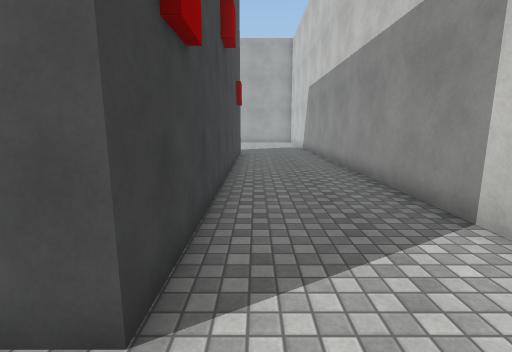
view 1 (above)

24 first-person views from a walk through a scene from a Unity 3-D project. The camera is 1.5 m above the floor, tilts 10° down and sees 85° across. The floor is counted in squares, 1 m on a side. Each view is taken from the middle of a square. On the plan, view 1 faces up. The plan holds only what a view shows up to about 14 squares ahead; the rest is blank. The place goes on beyond the plan. The player is left out. Surface patterns are stand-ins for the level's own textures.

view 2
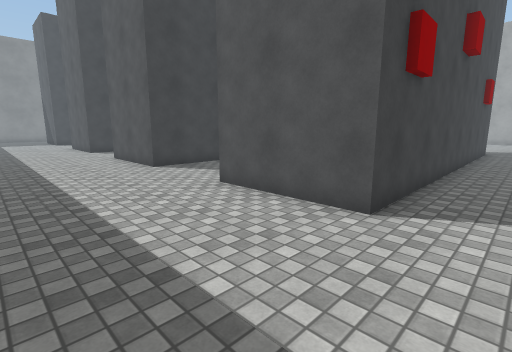

view 3
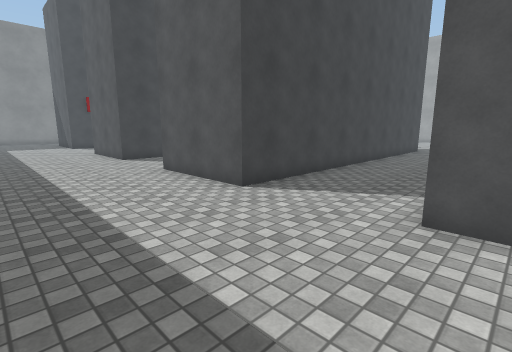

view 4
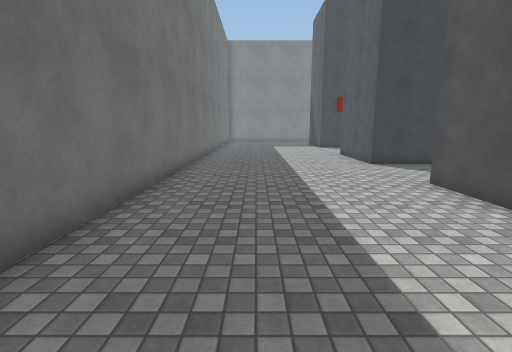

view 5
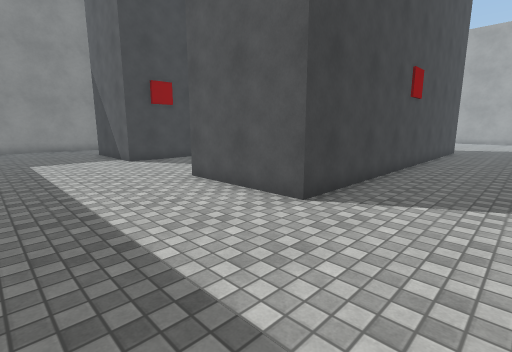

view 6
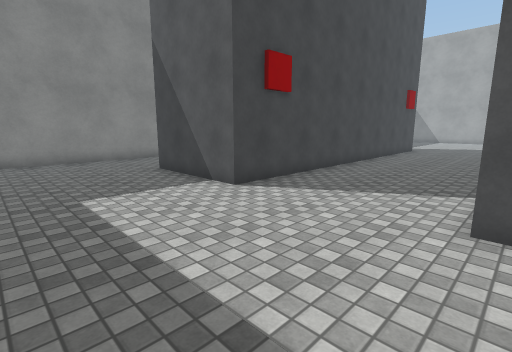

view 7
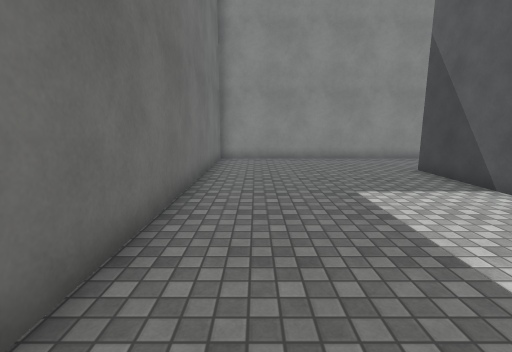

view 8
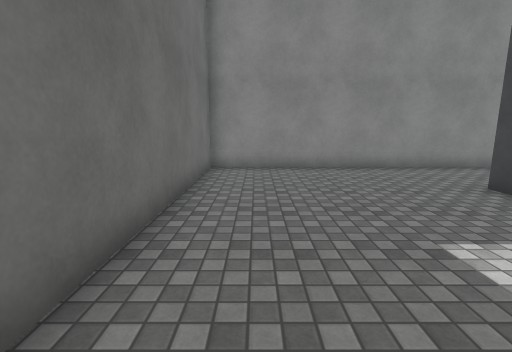

view 9
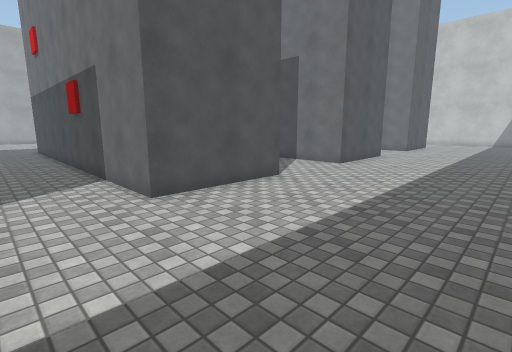

view 10
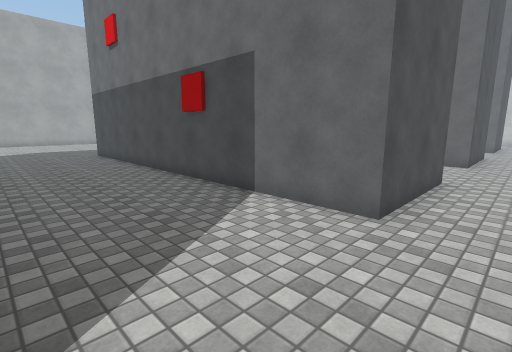

view 11
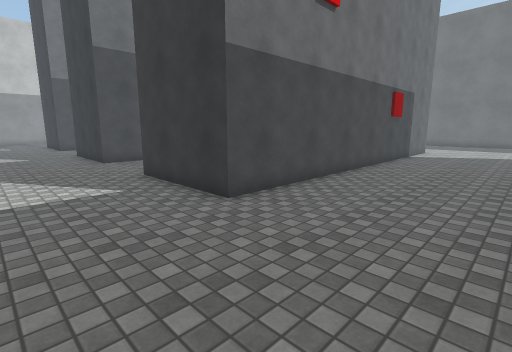

view 12
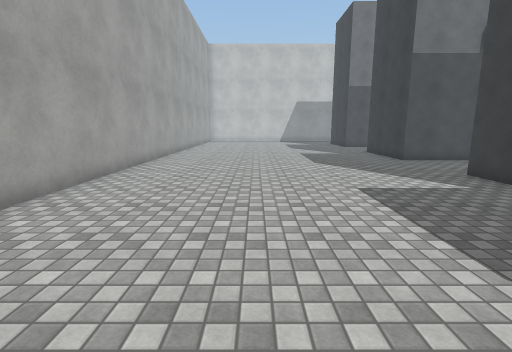

view 13
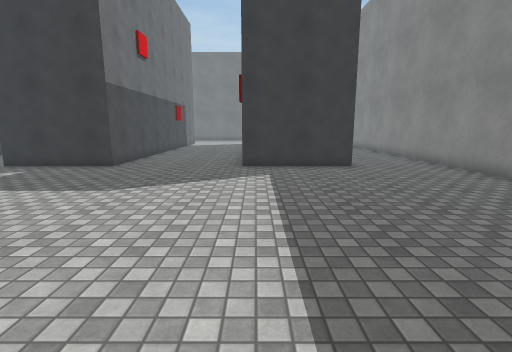

view 14
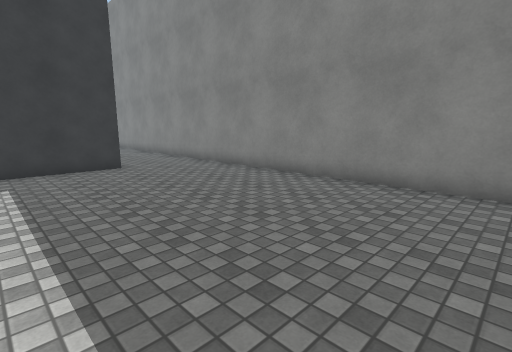

view 15
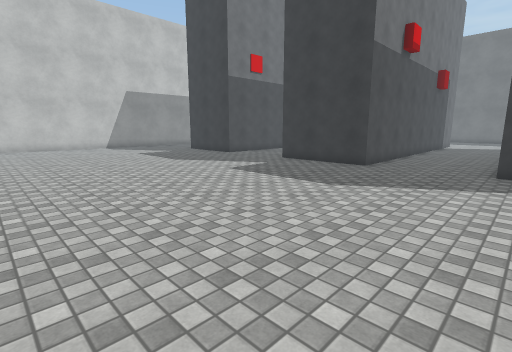

view 16
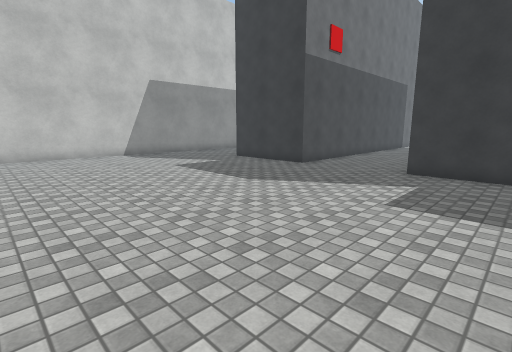

view 17
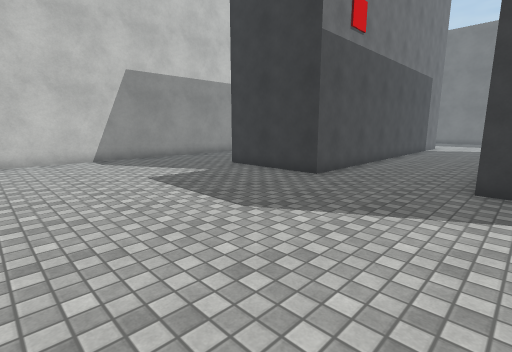

view 18
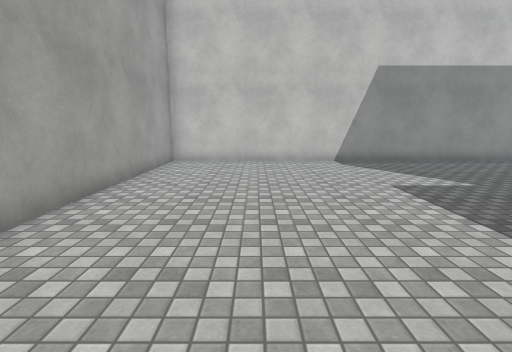

view 19
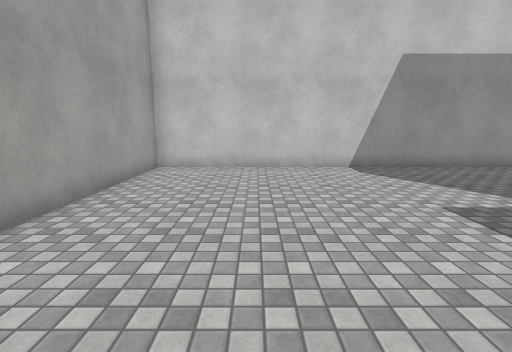

view 20
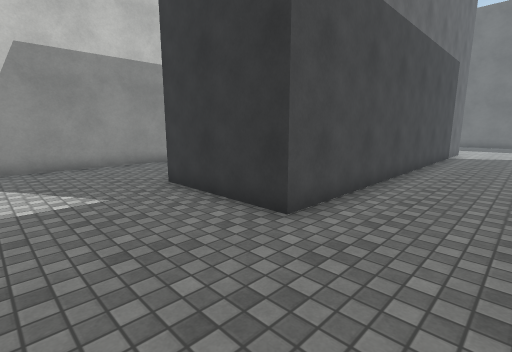

view 21
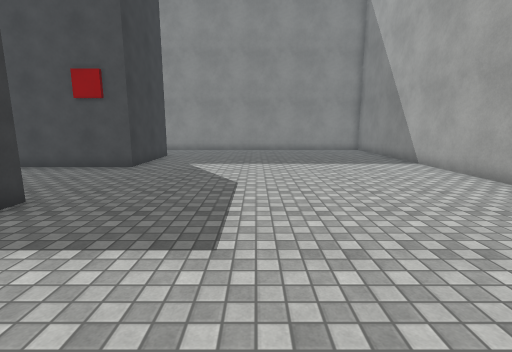

view 22
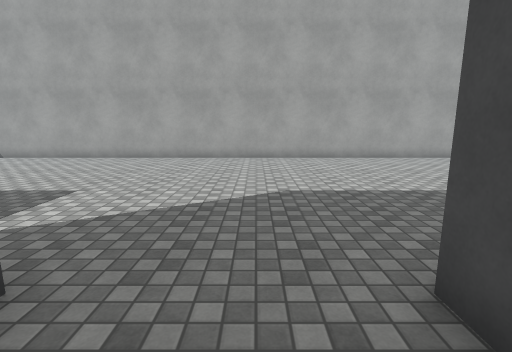

view 23
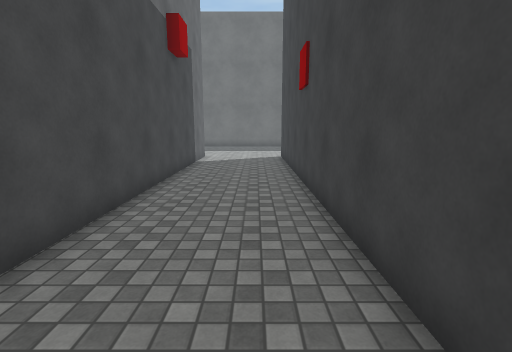

view 24
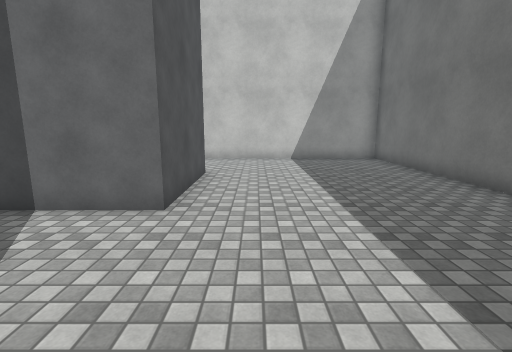

### Floor plan
Points are (right, up) in squares from view 1. A wall is a line through its corners. A room is listed if a view was taken in it or the views show most of it. See-through windows are left out.
Room 1 (views 1, 2, 3, 4, 5, 6, 7, 8, 9, 10, 11, 12, 13, 14, 15, 16, 17, 18, 19, 20, 21, 22, 23, 24)
walls: (-17.3, 16.3) (-17.3, 1.7) (-21.5, 1.7) (-21.5, 16.3) (-17.3, 16.3); (-9.2, 12) (-9.2, 1.7) (-13.4, 1.7) (-13.4, 16.3) (-9.1, 16.3); (-30.8, 16.3) (-26.5, 16.3) (-26.5, 1.7) (-30.8, 1.7); (-0.9, 15.1) (-0.9, 1.7) (-5.1, 1.7) (-5.1, 16.3) (-0.9, 16.3); (-20, -5.7) (-8.8, -5.7); (-34.4, 4.9) (-34.4, -5.7) (-22.6, -5.7); (-4, -5.7) (3.4, -5.7) (3.4, 27.7) (-30.2, 27.7); (-34.4, 26.8) (-34.4, 12.8)

Where each view was taken, in squares from view 1:
view 1: 0 up, 0 right, facing up
view 2: 3 down, 1 right, facing up-left
view 3: 3 down, 4 left, facing up-left
view 4: 3 down, 6 left, facing left
view 5: 3 down, 14 left, facing up-left
view 6: 3 down, 21 left, facing up-left
view 7: 4 down, 21 left, facing left
view 8: 4 down, 24 left, facing left
view 9: 4 down, 24 left, facing up-right
view 10: 0 up, 26 left, facing up-right
view 11: 20 up, 26 left, facing down-right
view 12: 23 up, 26 left, facing right
view 13: 27 up, 27 left, facing down
view 14: 27 up, 27 left, facing down-left
view 15: 27 up, 18 left, facing down-right
view 16: 26 up, 12 left, facing down-right
view 17: 24 up, 10 left, facing down-right
view 18: 24 up, 9 left, facing right
view 19: 24 up, 7 left, facing right
view 20: 20 up, 8 left, facing down-right
view 21: 21 up, 16 left, facing left
view 22: 14 up, 15 left, facing up
view 23: 16 up, 16 left, facing down
view 24: 0 up, 10 left, facing right
